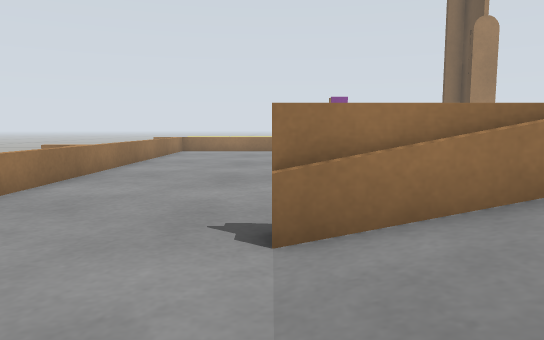
view 1 (above)

21 first-person views from a walk through a Gazebo world. The camera is 0.11 m above the floor, tilts 6° down and sees 70° across. The floor is counted in squares, 0.1 m on a side. Each view is taken from the middle of a square. On the plan, view 1 faces up. The plan holds only what a view shows up to about 14 squares ahead; the rest is blank.

view 2
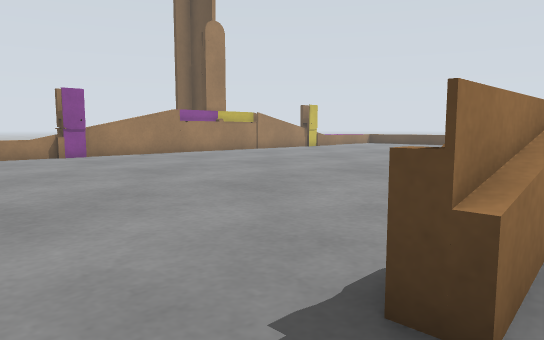

view 3
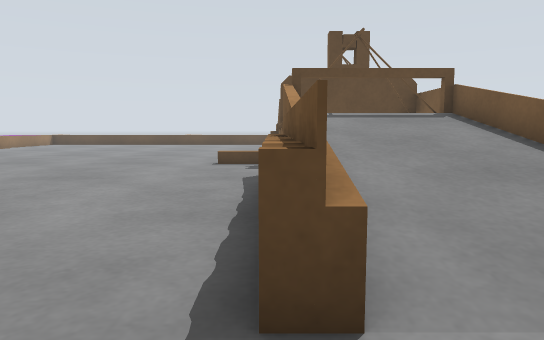

view 4
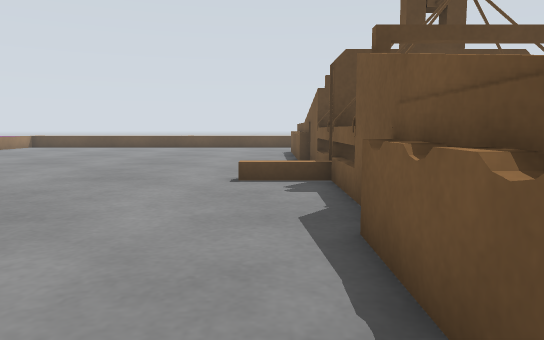

view 5
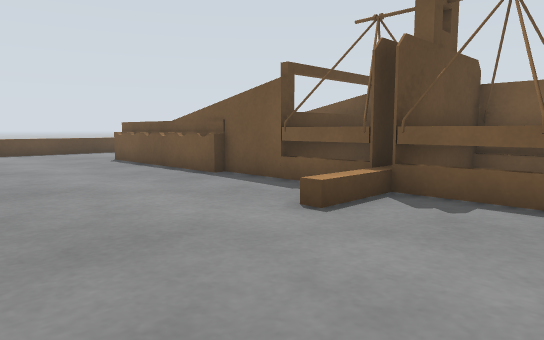

view 6
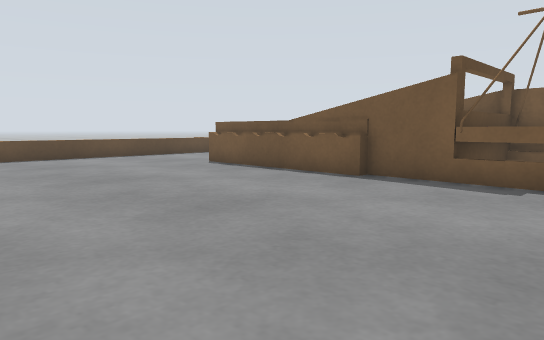

view 7
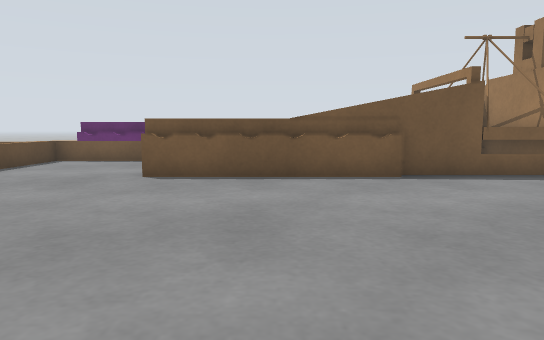

view 8
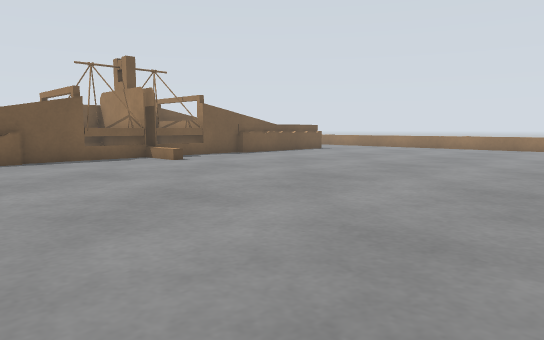

view 9
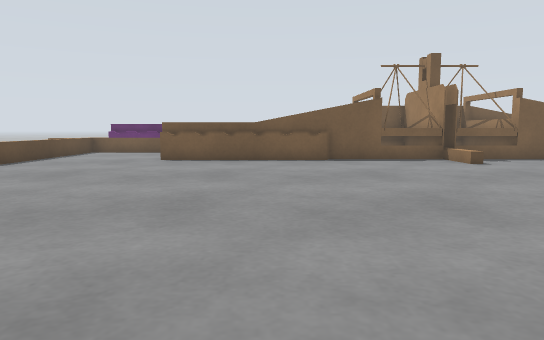

view 10
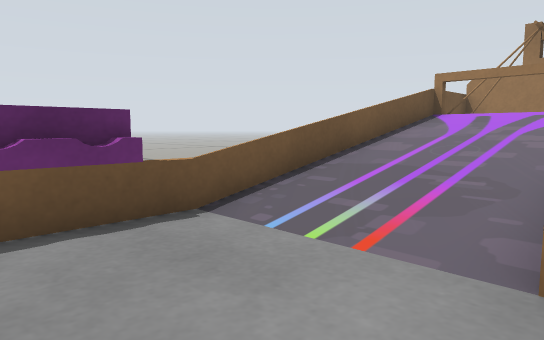

view 11
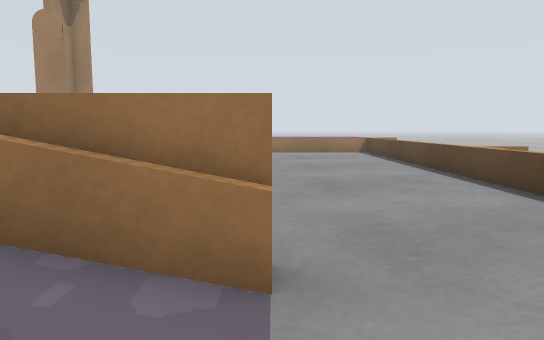

view 12
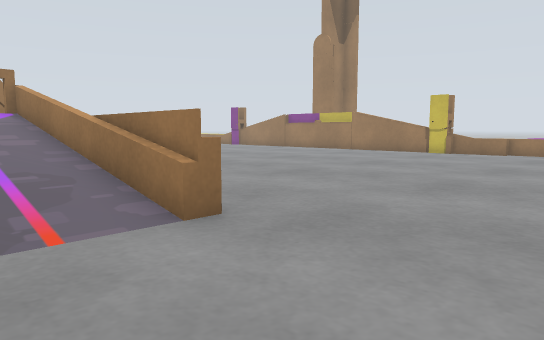

view 13
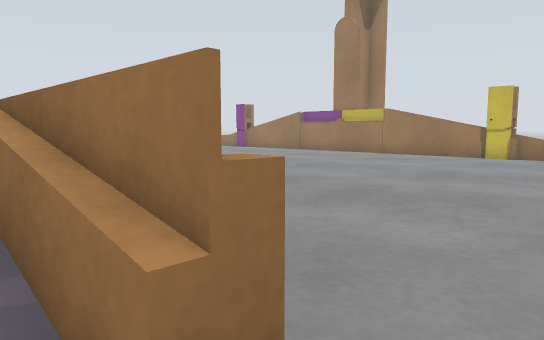

view 14
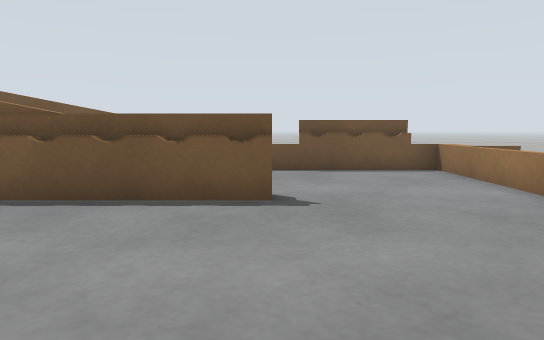

view 15
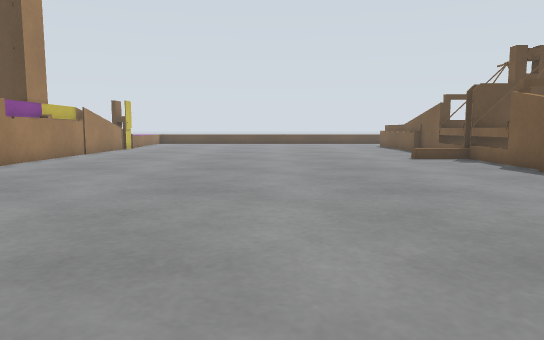

view 16
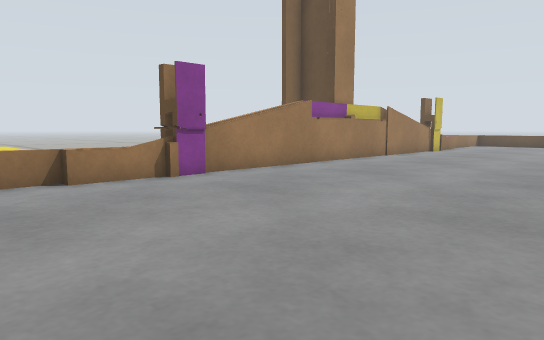

view 17
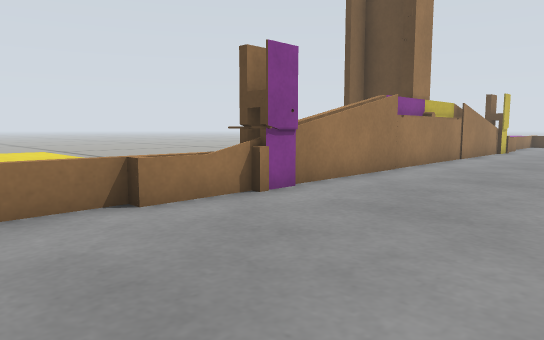

view 18
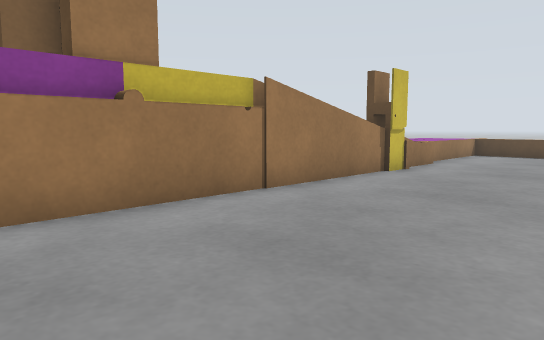

view 19
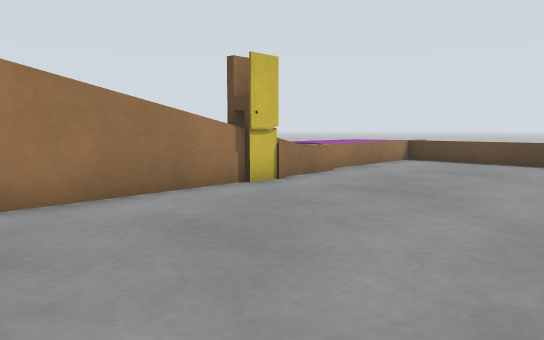

view 20
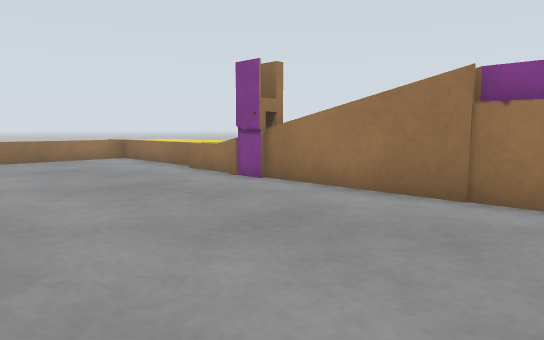

view 21
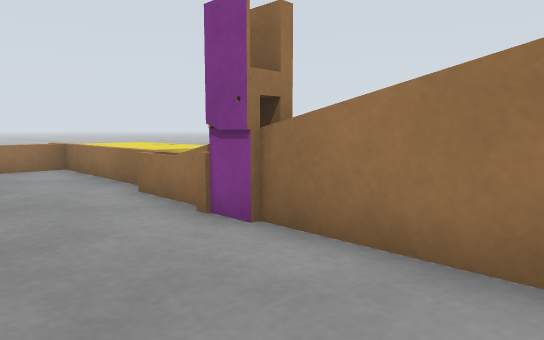

### Floor plan
Key: @ floor where view 1 was taken; # wall or solid block; . main floor; : floor 0.15 m higher than the main floor; / step, stairs or slope; = window, fence, low wall or low ledge; v drop or lower ground.
Columns run from 6 left of view 1 to 27 right of it. Each row starts with its distance up from view 1.
 22   === =         ##          =
 21  =####=         ##         =###
 20 =========#=#########   =# ======
 19  =.....==################==.....=
 18  =..............................=
 17  =..............................=
 16  =..............................=
 15    .............................=
 14  =..............................=
 13  =..............................=
 12  =..............................=
 11  =..............................=
 10 ==..............................==
  9  =..............................=
  8  =..............................=
  7  =..............................=
  6   ..............................=
  5   ..............=...............=
  4  =....=#=====...=....=====#=....=
  3  =.....//////:######://////.....
  2  =.....//////:#v##v#://////.....=
  1 ==..... /////:#vvvv#://////.....=
  0  =....@  ////:#v=vv#://////.....=
 -1  ====== =========================

Positions as (right, up) in squares from view 1, and headings:
1: (0, 0), facing up
2: (-2, 3), facing up-right
3: (-2, 4), facing right
4: (2, 5), facing right
5: (7, 10), facing down-right
6: (10, 12), facing down-right
7: (18, 13), facing down
8: (18, 18), facing down-left
9: (17, 18), facing down
10: (24, 4), facing down-left
11: (21, 1), facing up
12: (25, 1), facing up-left
13: (22, 3), facing up-left
14: (0, 10), facing down
15: (-4, 11), facing right
16: (-2, 11), facing up-right
17: (-2, 14), facing up-right
18: (8, 14), facing up-right
19: (12, 13), facing up-right
20: (10, 13), facing up-left
21: (7, 16), facing up-left
